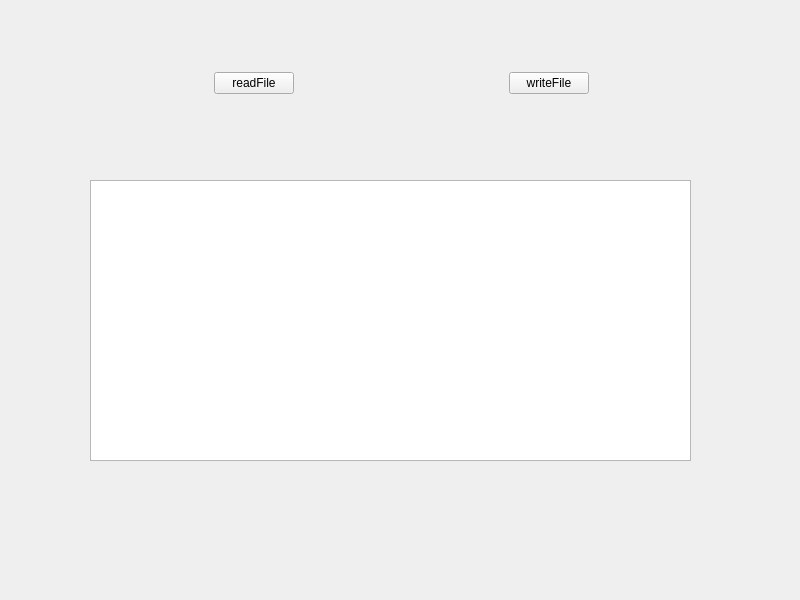
<?xml version="1.0" encoding="UTF-8"?>
<ui version="4.0">
 <class>Widget</class>
 <widget class="QWidget" name="Widget">
  <property name="geometry">
   <rect>
    <x>0</x>
    <y>0</y>
    <width>800</width>
    <height>600</height>
   </rect>
  </property>
  <property name="windowTitle">
   <string>Widget</string>
  </property>
  <widget class="QWidget" name="widget" native="true">
   <property name="geometry">
    <rect>
     <x>6</x>
     <y>60</y>
     <width>791</width>
     <height>46</height>
    </rect>
   </property>
   <layout class="QHBoxLayout" name="horizontalLayout">
    <item>
     <spacer name="horizontalSpacer_2">
      <property name="orientation">
       <enum>Qt::Horizontal</enum>
      </property>
      <property name="sizeHint" stdset="0">
       <size>
        <width>185</width>
        <height>20</height>
       </size>
      </property>
     </spacer>
    </item>
    <item>
     <widget class="QPushButton" name="buttonRead">
      <property name="text">
       <string>readFile</string>
      </property>
     </widget>
    </item>
    <item>
     <spacer name="horizontalSpacer">
      <property name="orientation">
       <enum>Qt::Horizontal</enum>
      </property>
      <property name="sizeHint" stdset="0">
       <size>
        <width>184</width>
        <height>20</height>
       </size>
      </property>
     </spacer>
    </item>
    <item>
     <widget class="QPushButton" name="buttonWrite">
      <property name="text">
       <string>writeFile</string>
      </property>
     </widget>
    </item>
    <item>
     <spacer name="horizontalSpacer_3">
      <property name="orientation">
       <enum>Qt::Horizontal</enum>
      </property>
      <property name="sizeHint" stdset="0">
       <size>
        <width>185</width>
        <height>20</height>
       </size>
      </property>
     </spacer>
    </item>
   </layout>
  </widget>
  <widget class="QWidget" name="widget_2" native="true">
   <property name="geometry">
    <rect>
     <x>40</x>
     <y>160</y>
     <width>274</width>
     <height>210</height>
    </rect>
   </property>
   <layout class="QHBoxLayout" name="horizontalLayout_2"/>
  </widget>
  <widget class="QTextEdit" name="textEdit">
   <property name="geometry">
    <rect>
     <x>90</x>
     <y>180</y>
     <width>601</width>
     <height>281</height>
    </rect>
   </property>
  </widget>
 </widget>
 <resources/>
 <connections/>
</ui>
